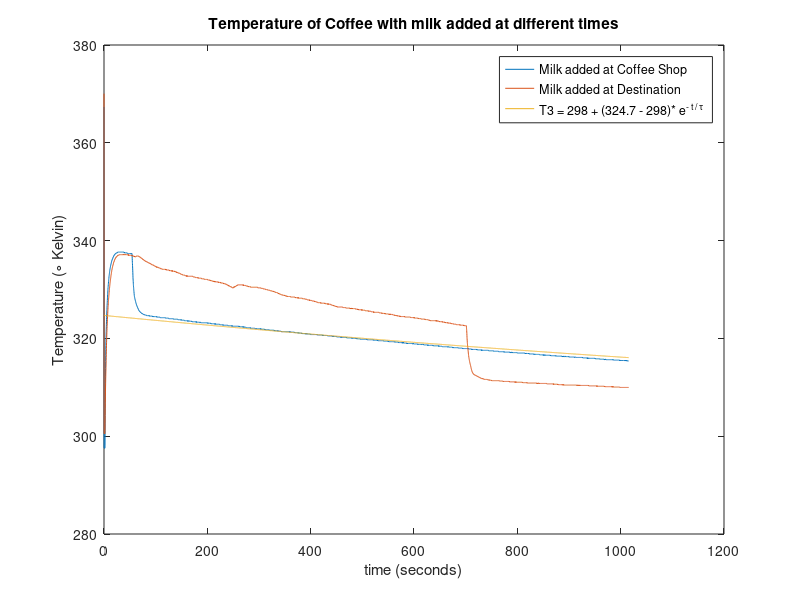

Here is the MATLAB script that generated this plot:
clear;   %% clears memory - useful if you run many scripts in the same session
clf;
data  = load('Coffee.csv');   % test2.csv is exported from Waveforms. It contains only data. The contents of the file are stored in a variable called data which will be a table with three columns 
time  = data(:,1)+210;           % stores the 1st column of data in a variable called time - the : means take all rows, the 1 means 1st column
V1    = data(:,2);           % stores the 2nd column of data in a variable called V1   - the : means take all rows, the 2 means 2nd column
V2    = data(:,3);           % stores the 3rd column of data in a variable called V2   - the : means take all rows, the 3 means 3rd column

R1 = (1000*V1)./(5.19-V1);
R2 = (1000*V2)./(5.19-V2);
T1 = 1./(1/298+ log(R1/1000)/3528);
T2 = 1./(1/298+ log(R2/1000)/3528); % convert voltage to angle (the numbers are made up)
plot(time,T1)
hold on
plot(time,T2)
T3 = 298 + (324.7 - 298)* exp(- time / 2600);
plot (time,T3)

legend('Milk added at Coffee Shop', 'Milk added at Destination', 'T3 = 298 + (324.7 - 298)* e^{- t / \tau}')
title('Temperature of Coffee with milk added at different times')

xlabel('time (seconds)');    % add x axis label - can also add by point and click on the figure
ylabel('Temperature (\circ Kelvin)');   % add y axis label - can also add by point and click on the figure


hold off
